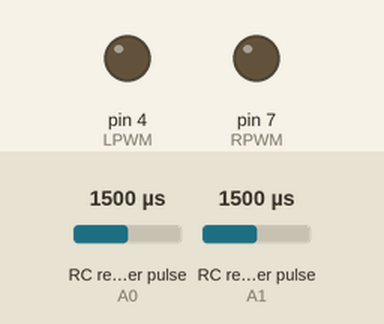
Simulated run of this sketch. Board: Arduino Uno, built with avr-gcc and run on an emulated ATmega328P. Shown: output pins drawn as LEDs (lit = HIGH). Wiring (inferred from the names in the program): 2 × RC receiver channel: data A0 / data A1. Inputs (shaded band) come from the test bench; at power-on: RC receiver pulse (sensors on A0, A1) 1500 µs.

Above: at 1.2 s.
1.3 s: RC receiver pulse (sensor on A0) set to 1225 µs
2.8 s: RC receiver pulse (sensor on A0) set to 1198 µs
At 3.7 s:
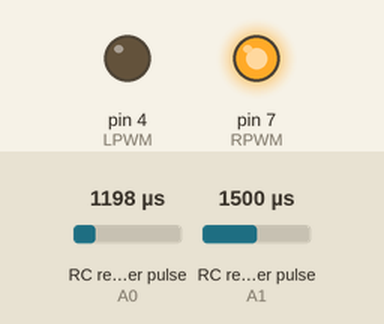
4.3 s: RC receiver pulse (sensor on A1) set to 1210 µs
5.8 s: RC receiver pulse (sensor on A1) set to 1188 µs
At 7.0 s:
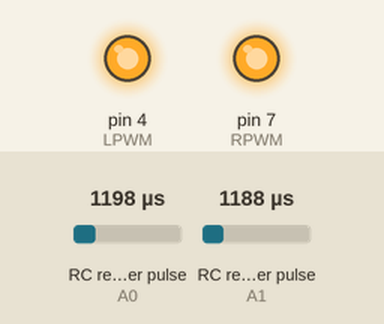
7.3 s: RC receiver pulse (sensor on A0) set to 1250 µs
At 8.3 s:
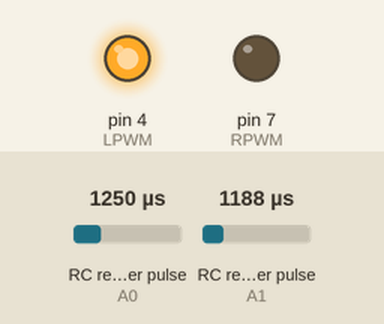
8.8 s: RC receiver pulse (sensor on A0) set to 1020 µs
At 9.4 s:
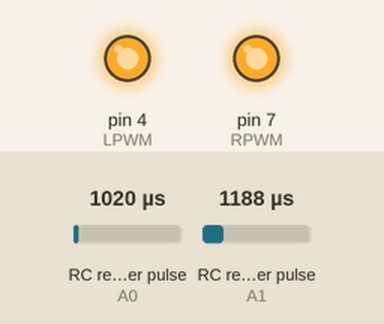
Timing chart, 0 to 11.3 s (numbered marks = the images above; inputs shaded):
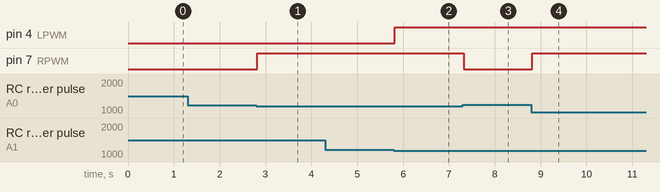

Measured:
- the behaviour switches between 1208 and 1207 µs on RC receiver pulse (sensor on A0) (found by bisection; images 0 and 1)
- the behaviour switches between 1202 and 1201 µs on RC receiver pulse (sensor on A1) (found by bisection; images 1 and 2)
- after the input at 1.3 s, every drawn part: stays the same
- after the input at 2.8 s, pin 7 (RPWM): LOW → HIGH at once
- after the input at 4.3 s, every drawn part: stays the same
- after the input at 5.8 s, pin 4 (LPWM): LOW → HIGH at once
- after the input at 7.3 s, pin 7 (RPWM): HIGH → LOW at once
- after the input at 8.8 s, pin 7 (RPWM): LOW → HIGH at once

The sketch:

Locomotion.ino
```cpp
#define L1 2
#define L2 3
#define R1 5
#define R2 6
#define RPWM 7
#define LPWM 4

void setup() {
pinMode(L1,LOW)    ;
pinMode(L2,LOW)    ;
pinMode(R2,LOW)    ;
pinMode(R1,LOW)    ;
pinMode(RPWM,OUTPUT);
pinMode(LPWM,OUTPUT);
pinMode(A0,INPUT); //ch3
pinMode(A1,INPUT); //ch2

}

void loop() {

int leftin,rightin;
rightin=pulseIn(A0,HIGH);
leftin=pulseIn(A1,HIGH);

rightin=map(rightin,1023,1850,-230,230);
leftin=map(leftin,1017,1845,-230,230);

Write(rightin,leftin);

}
void Write(int right, int left)
{
  if(right>-20 && right <20)
      pass(R1,LOW,R2,LOW);

  else {
    if(right>=20)
    {
      pass(R1,LOW,R2,HIGH);
      analogWrite(RPWM,right);
    }
    else
      {
        pass(R1,HIGH,R2,LOW);
        analogWrite(RPWM,-right);
      }
  }

if(left>-20 && left <20)
      pass(L1,LOW,L2,LOW);

  else {
    if(left>=20)
    {
      pass(L1,LOW,L2,HIGH);
      analogWrite(LPWM,left);
    }
    else
      {
        pass(L1,HIGH,L2,LOW);
        analogWrite(LPWM,-left);
      }
  }

}
void pass(int p1, int a, int p2, int b)
{
  digitalWrite(p1,a);
  digitalWrite(p2,b);
}
```
